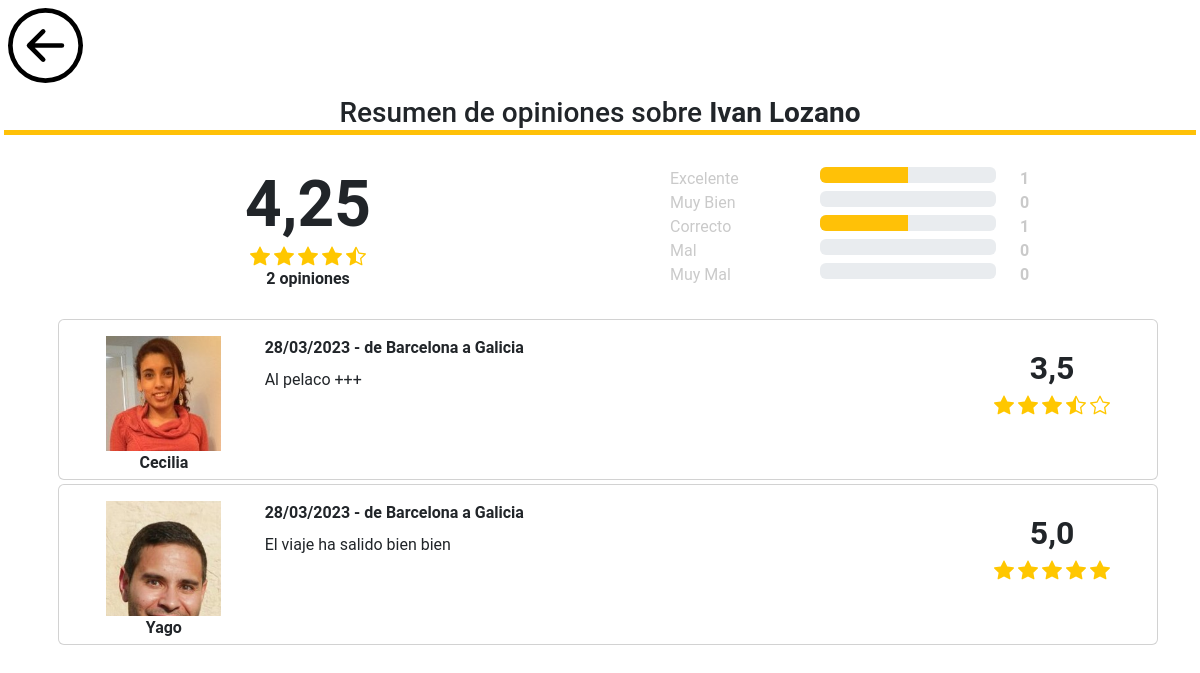
Page /opiniones_recibidas/1 on the committed database.
### Aplicaciones/FrontEnd/models.py (models this page shows, shortened)
class Personas (models.Model):
    nombre = models.CharField(max_length=64)
    apellido1 = models.CharField(max_length=64)
    apellido2 = models.CharField(max_length=64, blank=True, null=True)
    fec_nacimiento = models.DateField(blank=True, null=True)
    tipo_documento = models.CharField (max_length=8)
    numero_documento = models.CharField(max_length=32)
    email = models.CharField(max_length=320)
    numero_telefono = models.PositiveIntegerField(validators=[MaxValueValidator(999999999)])
    genero = models.CharField(max_length=1, choices=genero, default='F', blank=True, null=True)
    password = models.CharField(max_length=30, default='<NO_PASSWORD>')
    puntuacion = models.DecimalField(max_digits=2, decimal_places=1, default=3.5, blank=True, null=True)
    prestigio = models.CharField(max_length=2, choices=prestigio, default='B', blank=True, null=True)
    numero_opiniones = models.PositiveIntegerField(default = '0', blank=True, null=True)
    descripcion = models.CharField(max_length=3000, blank=True, null=True)
    imagen = models.ImageField(upload_to='images/users_profile', default="images/users_profile/avatar-mujer.jpg")
    pref_conversacion = models.PositiveIntegerField(default='1')
    pref_musica = models.PositiveIntegerField(default='1')
    pref_mascota = models.PositiveIntegerField(default='1')
    pref_fumar = models.PositiveIntegerField(default='1')
    pref_comida = models.PositiveIntegerField(default='1')
    notif_noticiasofertas = models.PositiveIntegerField(default='3')
    notif_opiniones = models.PositiveIntegerField(default='3')
    notif_reservas = models.PositiveIntegerField(default='3')
    fec_created = models.DateTimeField(auto_now_add=True)
    fec_updated = models.DateTimeField(auto_now=True)
    class Meta:
        verbose_name = 'personas'
        verbose_name_plural = 'personas'

class Opiniones (models.Model):
    id_persona_publicador = models.ForeignKey(Personas,to_field='id', on_delete=models.CASCADE, related_name='id_publicador')
    id_persona_receptor = models.ForeignKey(Personas, to_field='id', on_delete=models.CASCADE, related_name='id_receptor')
    id_viaje = models.ForeignKey(Viajes, to_field='id', null=True, blank=True, on_delete=models.CASCADE)
    puntuacion = models.DecimalField(max_digits=2, decimal_places=1, default=3.5)
    categoria_puntuacion = models.PositiveIntegerField(choices=categorias_puntuacion, default=3)
    mensaje_opinion = models.CharField(max_length=3000, blank=True, null=True)
    flg_respuesta = models.BooleanField(default=False)
    mensaje_respuesta = models.CharField(max_length=3000, blank=True, null=True)
    fechor_opinion = models.DateTimeField(blank=True, null=True)
    fechor_respuesta = models.DateTimeField(blank=True, null=True)
    fec_created = models.DateTimeField(auto_now_add=True)
    fec_updated = models.DateTimeField(auto_now=True)
    class Meta:
        verbose_name = 'opiniones'
        verbose_name_plural = 'opiniones'

class Viajes (models.Model):
    id_persona = models.ForeignKey(Personas, to_field='id', on_delete=models.CASCADE)
    ciudad_origen = models.CharField(max_length=64)
    ciudad_destino = models.CharField(max_length=64)
    flg_ida_vuelta = models.BooleanField(default=False)
    fecha_ida = models.DateField(blank=True, null=True)
    fecha_vuelta = models.DateField(blank=True, null=True)
    numero_asientos_viaje = models.PositiveSmallIntegerField()
    estado = models.PositiveIntegerField(choices=estados_viajes, default=1)
    importe_total_asiento = models.DecimalField(max_digits = 5,decimal_places = 2)
    importe_comision_asiento = models.DecimalField(max_digits = 5,decimal_places = 2)
    importe_conductor_asiento = models.DecimalField(max_digits = 5,decimal_places = 2)
    numero_asientos_libres = models.PositiveIntegerField(default=0)
    hora_ida = models.TimeField()
    hora_vuelta = models.TimeField(blank=True, null=True)
    fechor_ida = models.DateTimeField()
    fechor_vuelta = models.DateTimeField(blank=True, null=True)
    fechor_pendiente = models.DateTimeField(blank=True, null=True)
    fechor_realizado = models.DateTimeField(blank=True, null=True)
    fechor_cancelado = models.DateTimeField(blank=True, null=True)
    id_vehiculo = models.ForeignKey(Vehiculos, to_field='id', null=True, blank=True, on_delete=models.CASCADE)
    fec_created = models.DateTimeField(auto_now_add=True)
    fec_updated = models.DateTimeField(auto_now=True)
    class Meta:
        verbose_name = 'viajes'
        verbose_name_plural = 'viajes'

### Aplicaciones/FrontEnd/views.py (the view)
# urls.py: path('opiniones_recibidas/<int:idP>', v_opiniones_recibidas_main, name='n_opiniones_recibidas_main'),
def v_opiniones_recibidas_main(request, idP):
    usuario = Personas.objects.get(id=idP)
    try:
        opiniones_recibidas = Opiniones.objects.all().filter(id_persona_receptor=usuario)
    except opiniones_recibidas.DoesNotExist:
        opiniones_recibidas = None
    avg_puntuacion = opiniones_recibidas.aggregate(avg_punt=Avg('puntuacion'))
    total_opiniones = opiniones_recibidas.count()
    opiniones_cat_dict = dict()
    for x in reversed(range(len(categorias_puntuacion))):  # de 0 a 4 (5 iteraciones)
        categoria = categorias_puntuacion[x][1]
        count_opiniones = opiniones_recibidas.filter(categoria_puntuacion=(x+1)).count()
        opiniones_cat_dict.update({categoria: count_opiniones})
    args = {
        "idP": idP,
        "usuario": usuario,
        "avg_puntuacion": avg_puntuacion,
        "total_opiniones": total_opiniones,
        "opiniones_recibidas": opiniones_recibidas,
        "opiniones_cat_dict": opiniones_cat_dict
    }
    return render(request, 'opiniones_recibidas_main.html', args)

### Aplicaciones/FrontEnd/templates/opiniones_recibidas_main.html (shortened to what this page needs)
{% load static %}
<!DOCTYPE html>
<html lang="en">
<head>
</head>
<body>
	{% include "index.html" %}
	<button type=button value="Previous Page" onClick="javascript:history.go(-1);" class="bg-white border-0 pt-2 ps-2">
		<img alt="Eliminar" src='{% static "icon/arrow-left-circle.svg" %}' width="75px">
	</button>
	<div class="row">
		<div class="col-12 px-3 pt-2">
			<h3 class="border-bottom border-5 border-warning text-center mt-1">Resumen de opiniones sobre <strong>{{usuario.nombre}} {{usuario.apellido1}}</strong></h3>
		</div>
	</div>
	{% include "opiniones_recibidas.html" %}
</body>
</html>

### Aplicaciones/FrontEnd/templates/opiniones_recibidas.html (shortened to what this page needs)
{% load static %}
<!DOCTYPE html>
<html lang="en">
<head>
</head>
<body>
  <div class="container-fluid mx-2 my-4" id="opiniones-recibidas">
    <div class="row" id="opiniones-header">
        <div class="col-5 col-lg-6 align-self-center" id="opiniones-resumen">
            <div class="row" id="puntuacion">
                <div class="col d-flex justify-content-center">
                    <p class="display-3 fw-bold mb-0">
                        {{ avg_puntuacion.avg_punt|floatformat:2 }}
                    </p>
                </div>
            </div>
            <div class="row" id="estrellas">
                <div class="col d-flex justify-content-center">
                    <div class="rating" style="color: #FFC700;">
                        <img class="star" {% if avg_puntuacion.avg_punt > 0.75 %} src='{% static "icon/star-fill.svg" %}'
                                        {% elif avg_puntuacion.avg_punt <= 0.75 and avg_puntuacion.avg_punt >= 0.25 %} src='{% static "icon/star-half.svg" %}'
                                        {% else %} src='{% static "icon/star.svg" %}' {%endif%}>
                        <img class="star" {% if avg_puntuacion.avg_punt > 1.75 %} src='{% static "icon/star-fill.svg" %}'
                                        {% elif avg_puntuacion.avg_punt <= 1.75 and avg_puntuacion.avg_punt >= 1.25 %} src='{% static "icon/star-half.svg" %}'
                                        {% else %} src='{% static "icon/star.svg" %}' {%endif%}>
                        <img class="star" {% if avg_puntuacion.avg_punt > 2.75 %} src='{% static "icon/star-fill.svg" %}'
                                        {% elif avg_puntuacion.avg_punt <= 2.75 and avg_puntuacion.avg_punt >= 2.25 %} src='{% static "icon/star-half.svg" %}'
                                        {% else %} src='{% static "icon/star.svg" %}' {%endif%}>
                        <img class="star" {% if avg_puntuacion.avg_punt > 3.75 %} src='{% static "icon/star-fill.svg" %}'
                                        {% elif avg_puntuacion.avg_punt <= 3.75 and avg_puntuacion.avg_punt >= 3.25 %} src='{% static "icon/star-half.svg" %}'
                                        {% else %} src='{% static "icon/star.svg" %}' {%endif%}>
                        <img class="star" {% if avg_puntuacion.avg_punt > 4.75 %} src='{% static "icon/star-fill.svg" %}'
                                        {% elif avg_puntuacion.avg_punt <= 4.75 and avg_puntuacion.avg_punt >= 4.25 %} src='{% static "icon/star-half.svg" %}'
                                        {% else %} src='{% static "icon/star.svg" %}' {%endif%}>
                    </div>
                </div>
            </div>
            <div class="row mb-1" id="numero_opiniones">
                <div class="col d-flex justify-content-center fw-bold">
                    {{ total_opiniones }} opiniones
                </div>
            </div>
        </div>
        <div class="col-7 col-lg-6" id="opiniones-categorias">
            <div class="row justify-content-center" id="opiniones_cat">
                {% for key, values in opiniones_cat_dict.items %}
                <div class="col-7 col-lg-3 font2-muvil">
                    {{ key }}
                </div>
                <div class="col-4 font2-muvil d-none d-lg-block">
                    <div class="progress">
                        <div class="progress-bar bg-warning" role="progressbar"
                             style="width: {% widthratio values total_opiniones 100 %}%"
                             aria-valuenow="{% widthratio values total_opiniones 100 %}"
                             aria-valuemin="0"
                             aria-valuemax="{{total_opiniones}}"></div>
                    </div>
                </div>
                <div class="col-3 fw-bold font2-muvil">
                    {{ values }}
                </div>
                {% endfor %}
            </div>
        </div>
    </div>
    <div class="row mt-3 py-2" id="opiniones-list">
        {% for or in opiniones_recibidas %}
        <div class="card mx-auto col-11 mb-1" id="opinion-card">
            <div class="row no-gutters card-body pb-1">
                <div class="col-6 col-lg-2 card-block order-1 order-lg-1 opinion-photo" id="opinion-photo">
                    <div class="img-container-opinion mx-auto">
                        {% if or.id_persona_publicador.imagen %}
                            <img class="mx-auto d-block" src="{{ or.id_persona_publicador.imagen.url }}">
                        {% endif %}
                    </div>
                    <p class="fs-6 fw-bold mb-0 text-center opinion-photo">
                        {{or.id_persona_publicador.nombre}}
                    </p>
                </div>
                <div class="col-12 col-lg-8 card-block order-3 order-lg-2" id="opinion-body">
                    <div class="row card-title" id="opinion-header">
                        <div class="col fw-bold fs-6">
                            {{ or.id_viaje.fecha_ida|date:"d/m/Y" }} - de {{or.id_viaje.ciudad_origen}} a {{or.id_viaje.ciudad_destino}}
                        </div>
                    </div>
                    <div class="row" id="opinion-comment">
                        <div class="col fs-6">
                            {{or.mensaje_opinion}}
                        </div>
                    </div>
                </div>
                <div class="col-6 col-lg-2 card-block order-2 order-lg-3" id="opinion-score">
                    <div class="row mt-2" id="opinion-score">
                        <div class="col d-flex justify-content-center">
                            <p class="fs-2 fw-bold mb-0">
                                {{or.puntuacion}}
                            </p>
                        </div>
                    </div>
                    <div class="row" id="estrellas">
                        <div class="col d-flex justify-content-center">
                            <div class="rating" style="color: #FFC700;">
                                <img class="star" {% if or.puntuacion > 0.75 %} src='{% static "icon/star-fill.svg" %}'
                                                {% elif or.puntuacion <= 0.75 and or.puntuacion >= 0.25 %} src='{% static "icon/star-half.svg" %}'
                                                {% else %} src='{% static "icon/star.svg" %}' {%endif%}>
                                <img class="star" {% if or.puntuacion > 1.75 %} src='{% static "icon/star-fill.svg" %}'
                                                {% elif or.puntuacion <= 1.75 and or.puntuacion >= 1.25 %} src='{% static "icon/star-half.svg" %}'
                                                {% else %} src='{% static "icon/star.svg" %}' {%endif%}>
                                <img class="star" {% if or.puntuacion > 2.75 %} src='{% static "icon/star-fill.svg" %}'
                                                {% elif or.puntuacion <= 2.75 and or.puntuacion >= 2.25 %} src='{% static "icon/star-half.svg" %}'
                                                {% else %} src='{% static "icon/star.svg" %}' {%endif%}>
                                <img class="star" {% if or.puntuacion > 3.75 %} src='{% static "icon/star-fill.svg" %}'
                                                {% elif or.puntuacion <= 3.75 and or.puntuacion >= 3.25 %} src='{% static "icon/star-half.svg" %}'
                                                {% else %} src='{% static "icon/star.svg" %}' {%endif%}>
                                <img class="star" {% if or.puntuacion > 4.75 %} src='{% static "icon/star-fill.svg" %}'
                                                {% elif or.puntuacion <= 4.75 and or.puntuacion >= 4.25 %} src='{% static "icon/star-half.svg" %}'
                                                {% else %} src='{% static "icon/star.svg" %}' {%endif%}>
                            </div>
                        </div>
                    </div>
                </div>
            </div>
    </div>
        {% endfor %}
    </div>
</div>
</body>
</html>

### Aplicaciones/FrontEnd/static/css/index.css (style rules this page uses)
html * { font-family: Roboto; }
.font2-muvil { color:#CACACA; }

### Aplicaciones/FrontEnd/templates/opiniones_recibidas_main.html (style rules this page uses)
.rating .star { width: 20px; filter: invert(70%) sepia(84%) saturate(706%) hue-rotate(356deg) brightness(101%) contrast(106%); }
.img-container-opinion { width:115px; height:115px; overflow:hidden; }
.img-container-opinion img { width:100%; height:auto }

### rows in the picture
Personas: nombre "Ivan", apellido1 "Lozano"
Opiniones: id_persona_publicador.imagen (picture), id_persona_publicador.nombre "Cecilia", id_viaje.fecha_ida "28/03/2023", id_viaje.ciudad_origen "Barcelona", id_viaje.ciudad_destino "Galicia", mensaje_opinion "Al pelaco +++", puntuacion "3,5"
Opiniones: id_persona_publicador.imagen (picture), id_persona_publicador.nombre "Yago", id_viaje.fecha_ida "28/03/2023", id_viaje.ciudad_origen "Barcelona", id_viaje.ciudad_destino "Galicia", mensaje_opinion "El viaje ha salido bien bien", puntuacion "5,0"

### other values in the picture
{{ avg_puntuacion.avg_punt|floatformat:2 }} "4,25"
{{ total_opiniones }} "2"
{{ key }} "Excelente" "Muy Bien" "Correcto" "Mal" "Muy Mal"
{{ values }} "1" "0" "1" "0" "0"
